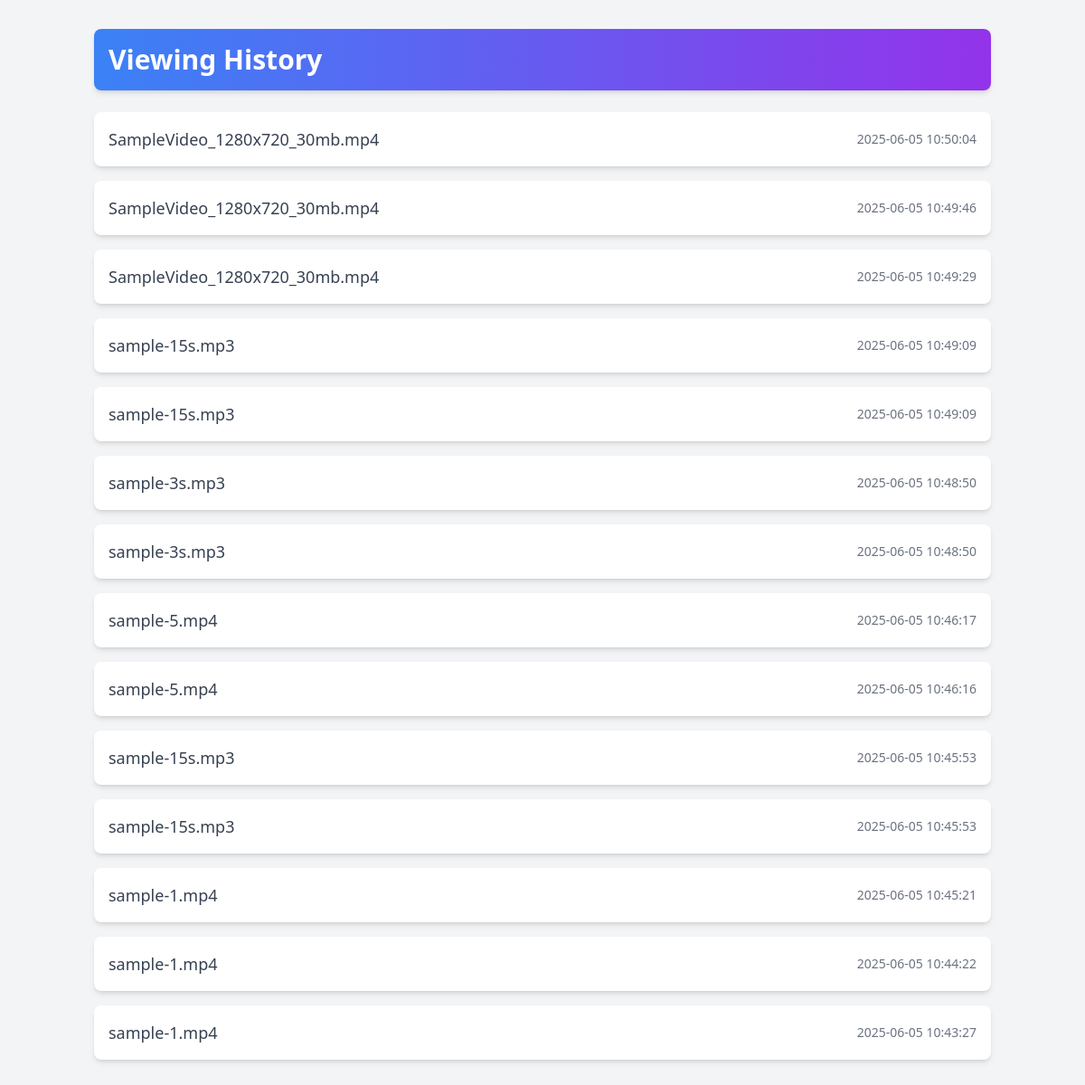
/history (signed in), run on the app's committed database.
### models.py (models this page shows)
class ViewingHistory(db.Model):
    id = db.Column(db.Integer, primary_key=True)
    user_id = db.Column(db.Integer, db.ForeignKey('user.id'))
    video_id = db.Column(db.Integer, db.ForeignKey('video.id'))
    timestamp = db.Column(db.DateTime, default=datetime.utcnow)
    user = db.relationship('User', backref='viewing_history')
    video = db.relationship('Video', backref='viewing_history')

class Video(db.Model):
    id = db.Column(db.Integer, primary_key=True)
    filename = db.Column(db.String(100))
    filepath = db.Column(db.String(200))
    uploaded_by = db.Column(db.Integer, db.ForeignKey('user.id'))
    uploaded_by_user = db.relationship('User', backref='videos')
    timestamp = db.Column(db.DateTime, default=datetime.utcnow)
    encrypted_dek = db.Column(db.String(200))
    chaotic_seed = db.Column(db.Float)

### routes/main.py (the view)
@main.route('/history')
@login_required
def history():
    records = ViewingHistory.query.filter_by(user_id=current_user.id).order_by(ViewingHistory.timestamp.desc()).all()
    return render_template('history.html', records=records)

### app.py (called while the page is built)
@login_manager.user_loader
def load_user(user_id):
    with current_app.app_context():
        return db.session.get(User, int(user_id))

### models.py (called while the page is built)
    @property
    def is_authenticated(self):
        return True

### templates/history.html (shortened to what this page needs)
<!DOCTYPE html>
<html lang="en">
<head>
    <script src="https://cdn.tailwindcss.com"></script>
</head>
<body class="bg-gray-100 font-sans">
    <div class="container mx-auto px-4 py-8">
        <h2 class="text-3xl font-bold text-gray-800 mb-6 bg-gradient-to-r from-blue-500 to-purple-600 text-white p-4 rounded-lg shadow-md">
            Viewing History
        </h2>
        {% if records %}
            <ul class="space-y-4">
                {% for record in records %}
                    <li class="bg-white p-4 rounded-lg shadow-md hover:shadow-lg transition-shadow duration-200 flex justify-between items-center">
                        <span class="text-lg text-gray-700 font-medium">
                            {{ record.video.filename }}
                        </span>
                        <span class="text-sm text-gray-500">
                            {{ record.timestamp.strftime("%Y-%m-%d %H:%M:%S") }}
                        </span>
                    </li>
                {% endfor %}
            </ul>
        {% else %}
            <div class="bg-white p-6 rounded-lg shadow-md text-center">
                <p class="text-lg text-gray-600">No viewing history available.</p>
            </div>
        {% endif %}
    </div>
</body>
</html>

### data on the page
ViewingHistory: video.filename "SampleVideo_1280x720_30mb.mp4", timestamp "2025-06-05 10:50:04"
ViewingHistory: video.filename "SampleVideo_1280x720_30mb.mp4", timestamp "2025-06-05 10:49:46"
ViewingHistory: video.filename "SampleVideo_1280x720_30mb.mp4", timestamp "2025-06-05 10:49:29"
ViewingHistory: video.filename "sample-15s.mp3", timestamp "2025-06-05 10:49:09"
ViewingHistory: video.filename "sample-15s.mp3", timestamp "2025-06-05 10:49:09"
ViewingHistory: video.filename "sample-3s.mp3", timestamp "2025-06-05 10:48:50"
ViewingHistory: video.filename "sample-3s.mp3", timestamp "2025-06-05 10:48:50"
ViewingHistory: video.filename "sample-5.mp4", timestamp "2025-06-05 10:46:17"
ViewingHistory: video.filename "sample-5.mp4", timestamp "2025-06-05 10:46:16"
ViewingHistory: video.filename "sample-15s.mp3", timestamp "2025-06-05 10:45:53"
ViewingHistory: video.filename "sample-15s.mp3", timestamp "2025-06-05 10:45:53"
ViewingHistory: video.filename "sample-1.mp4", timestamp "2025-06-05 10:45:21"
ViewingHistory: video.filename "sample-1.mp4", timestamp "2025-06-05 10:44:22"
ViewingHistory: video.filename "sample-1.mp4", timestamp "2025-06-05 10:43:27"
